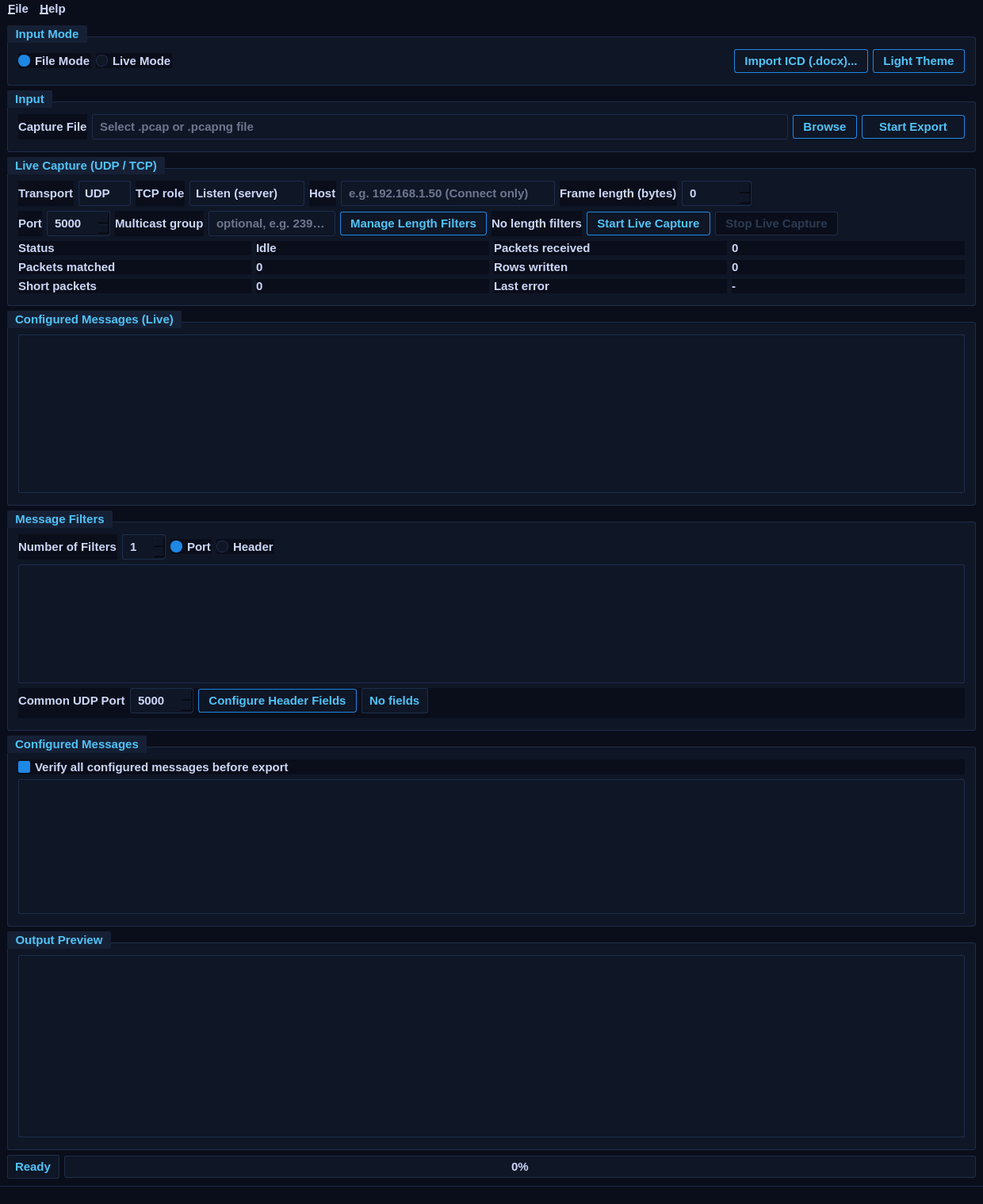
<?xml version="1.0" encoding="UTF-8"?>
<ui version="4.0">
 <class>MainWindow</class>
 <widget class="QMainWindow" name="MainWindow">
  <property name="geometry"><rect><x>0</x><y>0</y><width>1240</width><height>920</height></rect></property>
  <property name="windowTitle"><string>Universal Wireshark Log Reader</string></property>
  <property name="styleSheet"><string>QWidget{font-family:&quot;Bahnschrift&quot;,&quot;Arial Narrow&quot;,Arial;font-size:11pt;font-weight:600;color:#ccd6f6;background-color:#0a0e1a;}QMainWindow{background-color:#0a0e1a;}QGroupBox{background-color:#0f1626;border:1px solid #1e2d4a;border-radius:3px;margin-top:14px;padding:6px 4px;}QGroupBox::title{subcontrol-origin:margin;subcontrol-position:top left;padding:2px 8px;color:#4fc3f7;background-color:#162035;border-radius:2px;font-weight:700;}QLineEdit,QSpinBox,QComboBox{background-color:#0f1626;border:1px solid #1e2d4a;border-radius:3px;padding:5px 7px;color:#ccd6f6;selection-background-color:#1c3a6e;}QLineEdit:focus,QSpinBox:focus,QComboBox:focus{border:1px solid #1e88e5;}QComboBox::drop-down{border:none;}QPushButton{background-color:#0f1626;border:1px solid #1e88e5;border-radius:3px;padding:5px 12px;color:#4fc3f7;font-weight:700;}QPushButton:hover{background-color:#1c3a6e;color:#ffffff;}QPushButton:pressed{background-color:#1565c0;}QPushButton:disabled{background-color:#0a0e1a;color:#2a3a52;border-color:#1e2d4a;}QTableWidget{background-color:#0f1626;alternate-background-color:#0c1220;gridline-color:#1a2540;border:1px solid #1e2d4a;border-radius:2px;selection-background-color:#1c3a6e;selection-color:#e8f0fe;}QHeaderView::section{background-color:#162035;color:#607d8b;border:0px;border-right:1px solid #1e2d4a;border-bottom:1px solid #1e2d4a;padding:4px 6px;font-weight:700;font-size:9pt;}QProgressBar{border:1px solid #1e2d4a;border-radius:3px;background-color:#0f1626;text-align:center;color:#ccd6f6;}QProgressBar::chunk{background-color:#1e88e5;border-radius:2px;}QScrollBar:vertical{background:#0a0e1a;width:6px;border-radius:3px;}QScrollBar::handle:vertical{background:#1e2d4a;border-radius:3px;}QScrollBar::handle:vertical:hover{background:#1e88e5;}QScrollBar:horizontal{background:#0a0e1a;height:6px;}QScrollBar::handle:horizontal{background:#1e2d4a;border-radius:3px;}QScrollBar::handle:horizontal:hover{background:#1e88e5;}QScrollBar::add-line,QScrollBar::sub-line{width:0;height:0;}QMenuBar{background-color:#0a0e1a;color:#ccd6f6;}QMenuBar::item:selected{background-color:#162035;}QMenu{background-color:#0f1626;border:1px solid #1e2d4a;color:#ccd6f6;}QMenu::item:selected{background-color:#1c3a6e;}QStatusBar{background-color:#0a0e1a;color:#607d8b;border-top:1px solid #1e2d4a;}QRadioButton,QCheckBox{spacing:6px;color:#ccd6f6;}QRadioButton::indicator{width:13px;height:13px;border-radius:7px;border:1px solid #1e2d4a;background-color:#0f1626;}QRadioButton::indicator:checked{background-color:#1e88e5;border-color:#1e88e5;}QCheckBox::indicator{width:13px;height:13px;border-radius:2px;border:1px solid #1e2d4a;background-color:#0f1626;}QCheckBox::indicator:checked{background-color:#1e88e5;border-color:#1e88e5;}QLabel#lblStatus,QLabel#lblHeaderFieldStatus,QLabel#lblLiveFieldStatus{color:#4fc3f7;background-color:#0f1626;border:1px solid #1e2d4a;border-radius:2px;padding:5px;}</string></property>
  <widget class="QWidget" name="centralWidget">
   <layout class="QVBoxLayout" name="mainLayout">
    <item>
     <widget class="QGroupBox" name="modeGroup">
      <property name="title"><string>Input Mode</string></property>
      <layout class="QHBoxLayout" name="modeLayout">
       <item><widget class="QRadioButton" name="radFileMode"><property name="text"><string>File Mode</string></property><property name="checked"><bool>true</bool></property><property name="toolTip"><string>Read packets from a .pcap / .pcapng capture file and export the extracted fields. Shortcut: Ctrl+1</string></property></widget></item>
       <item><widget class="QRadioButton" name="radLiveMode"><property name="text"><string>Live Mode</string></property><property name="toolTip"><string>Listen on a UDP port (optionally a multicast group) and stream extracted fields to Excel in real time. Shortcut: Ctrl+2</string></property></widget></item>
       <item><spacer name="modeStretch"><property name="orientation"><enum>Qt::Horizontal</enum></property><property name="sizeHint" stdset="0"><size><width>40</width><height>20</height></size></property></spacer></item>
       <item><widget class="QPushButton" name="btnImportIcd"><property name="toolTip"><string>Import a Word ICD (.docx): pick the field tables, map their columns to field roles, preview the messages and fields the app could read, then commit the ones you keep. Same as File menu &gt; Import ICD (Ctrl+I).</string></property><property name="text"><string>Import ICD (.docx)...</string></property></widget></item>
       <item><widget class="QPushButton" name="btnToggleTheme"><property name="toolTip"><string>Switch between Dark and Light themes. The choice is remembered across launches.</string></property><property name="text"><string>Light Theme</string></property></widget></item>
      </layout>
     </widget>
    </item>
    <item>
     <widget class="QGroupBox" name="inputGroup">
      <property name="title"><string>Input</string></property>
      <layout class="QGridLayout" name="inputLayout">
       <item row="0" column="0"><widget class="QLabel" name="lblFile"><property name="text"><string>Capture File</string></property></widget></item>
       <item row="0" column="1"><widget class="QLineEdit" name="txtFilePath"><property name="placeholderText"><string>Select .pcap or .pcapng file</string></property></widget></item>
       <item row="0" column="2"><widget class="QPushButton" name="btnBrowse"><property name="text"><string>Browse</string></property><property name="toolTip"><string>Pick a .pcap / .pcapng capture file (Ctrl+B). If a saved project exists for it you will be offered a restore.</string></property></widget></item>
       <item row="0" column="3"><widget class="QPushButton" name="btnStart"><property name="minimumSize"><size><width>130</width><height>0</height></size></property><property name="text"><string>Start Export</string></property><property name="toolTip"><string>Run the extraction over the capture file and write the Excel output (F5).</string></property></widget></item>
      </layout>
     </widget>
    </item>
    <item>
     <widget class="QGroupBox" name="liveGroup">
      <property name="title"><string>Live Capture (UDP / TCP)</string></property>
      <layout class="QVBoxLayout" name="liveMainLayout">
       <item>
        <layout class="QHBoxLayout" name="liveTransportLayout">
         <item><widget class="QLabel" name="lblLiveTransport"><property name="text"><string>Transport</string></property></widget></item>
         <item><widget class="QComboBox" name="cmbLiveTransport"><property name="toolTip"><string>UDP datagrams, or a TCP byte-stream framed into messages by a fixed length.</string></property><item><property name="text"><string>UDP</string></property></item><item><property name="text"><string>TCP</string></property></item></widget></item>
         <item><widget class="QLabel" name="lblLiveTcpRole"><property name="text"><string>TCP role</string></property></widget></item>
         <item><widget class="QComboBox" name="cmbLiveTcpRole"><property name="toolTip"><string>Listen: act as a TCP server (a client such as the simulator connects in). Connect: dial an external TCP server/device.</string></property><item><property name="text"><string>Listen (server)</string></property></item><item><property name="text"><string>Connect (client)</string></property></item></widget></item>
         <item><widget class="QLabel" name="lblLiveTcpHost"><property name="text"><string>Host</string></property></widget></item>
         <item><widget class="QLineEdit" name="txtLiveTcpHost"><property name="placeholderText"><string>e.g. 192.168.1.50 (Connect only)</string></property><property name="toolTip"><string>TCP server IP/hostname to connect to (used only when TCP role = Connect).</string></property></widget></item>
         <item><widget class="QLabel" name="lblLiveFrameLen"><property name="text"><string>Frame length (bytes)</string></property></widget></item>
         <item><widget class="QSpinBox" name="spinLiveFrameLen"><property name="minimum"><number>0</number></property><property name="maximum"><number>1000000</number></property><property name="value"><number>0</number></property><property name="toolTip"><string>How the TCP byte-stream is split into messages: set it to the fixed message size for exact framing. 0 = treat each received chunk as one message.</string></property></widget></item>
         <item><spacer name="liveTransportStretch"><property name="orientation"><enum>Qt::Horizontal</enum></property><property name="sizeHint" stdset="0"><size><width>40</width><height>20</height></size></property></spacer></item>
        </layout>
       </item>
       <item>
        <layout class="QHBoxLayout" name="liveControlLayout">
         <item><widget class="QLabel" name="lblLivePort"><property name="text"><string>Port</string></property></widget></item>
         <item><widget class="QSpinBox" name="spinLivePort"><property name="minimum"><number>1</number></property><property name="maximum"><number>65535</number></property><property name="value"><number>5000</number></property><property name="toolTip"><string>UDP port to listen on. Ports below 1024 may need administrator rights.</string></property></widget></item>
         <item><widget class="QLabel" name="lblLiveMulticast"><property name="text"><string>Multicast group</string></property></widget></item>
         <item><widget class="QLineEdit" name="txtLiveMulticast"><property name="placeholderText"><string>optional, e.g. 239.1.5.6</string></property><property name="toolTip"><string>Leave blank for unicast. For multicast ICDs, enter the group IP (e.g. 239.1.5.6); the receiver joins it on the bind port.</string></property></widget></item>
         <item><widget class="QPushButton" name="btnManageLiveLengthFilters"><property name="toolTip"><string>v12: optionally define per-message length filters for live mode. When configured, the receiver routes incoming datagrams to one CSV per message instead of using the single Live Fields list.</string></property><property name="text"><string>Manage Length Filters</string></property></widget></item>
         <item><widget class="QLabel" name="lblLiveLengthFilterStatus"><property name="text"><string>No length filters</string></property></widget></item>
         <item><widget class="QPushButton" name="btnStartLive"><property name="text"><string>Start Live Capture</string></property></widget></item>
         <item><widget class="QPushButton" name="btnStopLive"><property name="text"><string>Stop Live Capture</string></property><property name="enabled"><bool>false</bool></property></widget></item>
         <item><spacer name="liveControlStretch"><property name="orientation"><enum>Qt::Horizontal</enum></property><property name="sizeHint" stdset="0"><size><width>40</width><height>20</height></size></property></spacer></item>
        </layout>
       </item>
       <item>
        <layout class="QGridLayout" name="liveStatusLayout">
         <item row="0" column="0"><widget class="QLabel" name="lblLiveStatusTitle"><property name="text"><string>Status</string></property></widget></item>
         <item row="0" column="1"><widget class="QLabel" name="lblLiveStatus"><property name="text"><string>Idle</string></property></widget></item>
         <item row="0" column="2"><widget class="QLabel" name="lblPacketsReceivedTitle"><property name="text"><string>Packets received</string></property></widget></item>
         <item row="0" column="3"><widget class="QLabel" name="lblPacketsReceived"><property name="text"><string>0</string></property></widget></item>
         <item row="1" column="0"><widget class="QLabel" name="lblPacketsMatchedTitle"><property name="text"><string>Packets matched</string></property></widget></item>
         <item row="1" column="1"><widget class="QLabel" name="lblPacketsMatched"><property name="text"><string>0</string></property></widget></item>
         <item row="1" column="2"><widget class="QLabel" name="lblRowsWrittenTitle"><property name="text"><string>Rows written</string></property></widget></item>
         <item row="1" column="3"><widget class="QLabel" name="lblRowsWritten"><property name="text"><string>0</string></property></widget></item>
         <item row="2" column="0"><widget class="QLabel" name="lblShortPacketsTitle"><property name="text"><string>Short packets</string></property></widget></item>
         <item row="2" column="1"><widget class="QLabel" name="lblShortPackets"><property name="text"><string>0</string></property></widget></item>
         <item row="2" column="2"><widget class="QLabel" name="lblLastLiveErrorTitle"><property name="text"><string>Last error</string></property></widget></item>
         <item row="2" column="3"><widget class="QLabel" name="lblLastLiveError"><property name="text"><string>-</string></property></widget></item>
        </layout>
       </item>
      </layout>
     </widget>
    </item>
    <item>
     <widget class="QGroupBox" name="liveConfiguredMessagesGroup">
      <property name="title"><string>Configured Messages (Live)</string></property>
      <layout class="QVBoxLayout" name="liveConfiguredMessagesLayout">
       <item><widget class="QTableWidget" name="tblLiveConfiguredMessages"><property name="minimumSize"><size><width>0</width><height>200</height></size></property><property name="alternatingRowColors"><bool>true</bool></property></widget></item>
      </layout>
     </widget>
    </item>
    <item>
     <widget class="QGroupBox" name="filterGroup">
      <property name="title"><string>Message Filters</string></property>
      <layout class="QVBoxLayout" name="filterMainLayout">
       <item>
        <layout class="QHBoxLayout" name="filterTopLayout">
         <item><widget class="QLabel" name="lblFilterCount"><property name="text"><string>Number of Filters</string></property></widget></item>
         <item><widget class="QSpinBox" name="spinFilterCount"><property name="minimum"><number>1</number></property><property name="maximum"><number>20</number></property><property name="value"><number>1</number></property><property name="toolTip"><string>How many filter rows to show below. Each row is one UDP port (Port mode) or one leading-bytes signature (Header mode).</string></property></widget></item>
         <item><widget class="QRadioButton" name="radPortFilter"><property name="text"><string>Port</string></property><property name="checked"><bool>true</bool></property><property name="toolTip"><string>Filter packets by UDP port; define per-port message length filters.</string></property></widget></item>
         <item><widget class="QRadioButton" name="radHeaderFilter"><property name="text"><string>Header</string></property><property name="toolTip"><string>Filter packets on one common port by their leading payload bytes (hex signatures).</string></property></widget></item>
         <item><spacer name="filterTopStretch"><property name="orientation"><enum>Qt::Horizontal</enum></property><property name="sizeHint" stdset="0"><size><width>40</width><height>20</height></size></property></spacer></item>
        </layout>
       </item>
       <item>
        <widget class="QWidget" name="portFilterPanel" native="true">
         <layout class="QVBoxLayout" name="portPanelLayout">
          <property name="leftMargin"><number>0</number></property>
          <property name="topMargin"><number>0</number></property>
          <property name="rightMargin"><number>0</number></property>
          <property name="bottomMargin"><number>0</number></property>
          <item><widget class="QTableWidget" name="tblPortFilters"><property name="minimumSize"><size><width>0</width><height>150</height></size></property><property name="alternatingRowColors"><bool>true</bool></property></widget></item>
         </layout>
        </widget>
       </item>
       <item>
        <widget class="QWidget" name="headerFilterPanel" native="true">
         <layout class="QVBoxLayout" name="headerPanelLayout">
          <property name="leftMargin"><number>0</number></property>
          <property name="topMargin"><number>0</number></property>
          <property name="rightMargin"><number>0</number></property>
          <property name="bottomMargin"><number>0</number></property>
          <item>
           <layout class="QHBoxLayout" name="commonPortLayout">
            <item><widget class="QLabel" name="lblCommonPort"><property name="text"><string>Common UDP Port</string></property></widget></item>
            <item><widget class="QSpinBox" name="spinCommonPort"><property name="minimum"><number>0</number></property><property name="maximum"><number>65535</number></property><property name="value"><number>5000</number></property></widget></item>
            <item><widget class="QPushButton" name="btnConfigureHeaderFields"><property name="text"><string>Configure Header Fields</string></property></widget></item>
            <item><widget class="QLabel" name="lblHeaderFieldStatus"><property name="text"><string>No fields</string></property></widget></item>
            <item><spacer name="commonPortStretch"><property name="orientation"><enum>Qt::Horizontal</enum></property><property name="sizeHint" stdset="0"><size><width>40</width><height>20</height></size></property></spacer></item>
           </layout>
          </item>
          <item><widget class="QWidget" name="headerFilterBoxContainer" native="true"><layout class="QVBoxLayout" name="headerFilterBoxLayout"><property name="leftMargin"><number>0</number></property><property name="topMargin"><number>0</number></property><property name="rightMargin"><number>0</number></property><property name="bottomMargin"><number>0</number></property></layout></widget></item>
         </layout>
        </widget>
       </item>
      </layout>
     </widget>
    </item>
    <item>
     <widget class="QGroupBox" name="configuredMessagesGroup">
      <property name="title"><string>Configured Messages</string></property>
      <layout class="QVBoxLayout" name="configuredMessagesLayout">
       <item><widget class="QCheckBox" name="chkVerifyMessagesBeforeExport"><property name="toolTip"><string>Scan the capture before export and stop early if any configured message is missing. Disable for faster single-pass export on large captures.</string></property><property name="text"><string>Verify all configured messages before export</string></property><property name="checked"><bool>true</bool></property></widget></item>
       <item><widget class="QTableWidget" name="tblConfiguredMessages"><property name="minimumSize"><size><width>0</width><height>170</height></size></property><property name="alternatingRowColors"><bool>true</bool></property></widget></item>
      </layout>
     </widget>
    </item>
    <item>
     <widget class="QGroupBox" name="outputGroup">
      <property name="title"><string>Output Preview</string></property>
      <layout class="QVBoxLayout" name="outputLayout">
       <item><widget class="QTableWidget" name="tblOutput"><property name="minimumSize"><size><width>0</width><height>230</height></size></property><property name="alternatingRowColors"><bool>true</bool></property></widget></item>
      </layout>
     </widget>
    </item>
    <item>
     <layout class="QHBoxLayout" name="statusLayout">
      <item><widget class="QLabel" name="lblStatus"><property name="text"><string>Ready</string></property></widget></item>
      <item><widget class="QProgressBar" name="progressBar"><property name="minimum"><number>0</number></property><property name="maximum"><number>100</number></property><property name="value"><number>0</number></property></widget></item>
     </layout>
    </item>
   </layout>
  </widget>
  <widget class="QMenuBar" name="menuBar">
   <property name="geometry"><rect><x>0</x><y>0</y><width>1240</width><height>22</height></rect></property>
   <widget class="QMenu" name="menuFile">
    <property name="title"><string>&amp;File</string></property>
    <addaction name="actOpenProject"/>
    <addaction name="actSaveProject"/>
    <addaction name="actSaveProjectAs"/>
    <addaction name="separator"/>
    <addaction name="actImportIcd"/>
   </widget>
   <widget class="QMenu" name="menuHelp">
    <property name="title"><string>&amp;Help</string></property>
    <addaction name="actUserManual"/>
    <addaction name="actShortcuts"/>
   </widget>
   <addaction name="menuFile"/>
   <addaction name="menuHelp"/>
  </widget>
  <widget class="QStatusBar" name="statusBar"/>
  <action name="actUserManual">
   <property name="text"><string>&amp;User Manual...</string></property>
   <property name="shortcut"><string>F1</string></property>
   <property name="toolTip"><string>Open the searchable user manual (common functions + troubleshooting).</string></property>
  </action>
  <action name="actShortcuts">
   <property name="text"><string>&amp;Keyboard Shortcuts...</string></property>
   <property name="shortcut"><string>Shift+F1</string></property>
  </action>
  <action name="actOpenProject">
   <property name="text"><string>&amp;Open Project...</string></property>
   <property name="shortcut"><string>Ctrl+O</string></property>
  </action>
  <action name="actSaveProject">
   <property name="text"><string>&amp;Save Project</string></property>
   <property name="shortcut"><string>Ctrl+S</string></property>
  </action>
  <action name="actSaveProjectAs">
   <property name="text"><string>Save Project &amp;As...</string></property>
   <property name="shortcut"><string>Ctrl+Shift+S</string></property>
  </action>
  <action name="actImportIcd">
   <property name="text"><string>&amp;Import ICD (.docx)...</string></property>
   <property name="shortcut"><string>Ctrl+I</string></property>
  </action>
 </widget>
 <resources/>
 <connections/>
</ui>
